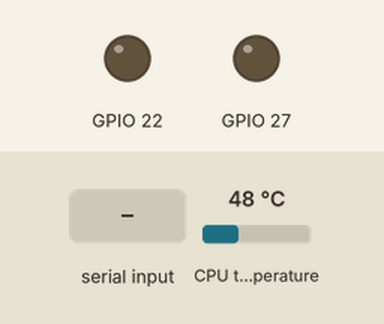
A program run on a simulated Raspberry Pi (BCM pin numbers). Parts: output pins drawn as LEDs (lit = HIGH). The inputs (shaded band) are chosen by the test bench; at power-on: CPU temperature 48 °C. Threads take turns every 2 ms; library files of the repository ran but are not shown: sx126x.py; what the program prints to the terminal is not drawn.

Above: at 4.2 s.
4.3 s: "5" typed at the terminal, then Enter
At 5.5 s:
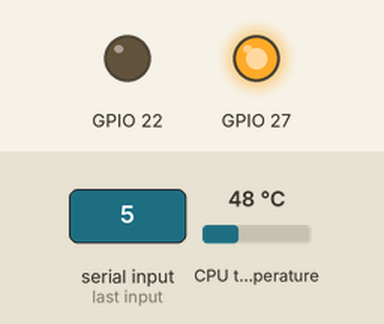
5.8 s: "90" typed at the terminal, then Enter
Timing chart, 0 to 11.7 s (numbered marks = the images above; inputs shaded):
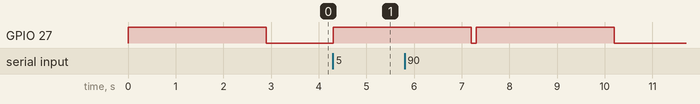

Measured:
- after the input at 4.3 s, GPIO 27: LOW → HIGH at once

The program:

txRxDuplex.py
```python
import sys
import sx126x
import threading
import time
import termios
import tty

# Setup terminal for capturing input
old_settings = termios.tcgetattr(sys.stdin)
tty.setcbreak(sys.stdin.fileno())

# Function to read user input for device address
def read_device_address():
    while True:
        try:
            return int(input("Enter the current device address (1-255): "))
        except ValueError:
            print("Invalid input. Please enter a valid integer.")

# Initialize the SX126x node
node = sx126x.sx126x(serial_num="/dev/ttyS0", freq=433, addr=0, power=22, rssi=False)

# Function to receive data continuously
def receive_data():
    while True:
        try:
            received_data = node.receive()
            if received_data:
                print(f"Received data from address {node.rx_addr}: {received_data}")
            else:
                print("No data received")
        except Exception as e:
            print(f"Error receiving data: {e}")
        time.sleep(0.1)

# Function to send data every 10 seconds
def send_data(destination_address):
    while True:
        # Send temperature to destination address
        node.set(node.freq, destination_address, node.power, node.rssi)
        node.send("CPU Temperature: " + str(get_cpu_temp()) + " C")
        print(f"Sent data to {destination_address}")
        time.sleep(10)  # Send every 10 seconds, not 2 seconds

# Function to get CPU temperature
def get_cpu_temp():
    try:
        with open("/sys/class/thermal/thermal_zone0/temp") as temp_file:
            cpu_temp = temp_file.read()
            return float(cpu_temp) / 1000
    except Exception as e:
        print(f"Error reading CPU temperature: {e}")
        return 0.0

# Main program logic
try:
    # Get current device address
    current_device_address = read_device_address()
    print(f"Current device address: {current_device_address}")

    # Set device address
    node.addr = current_device_address
    node.set(node.freq, node.addr, node.power, node.rssi)

    # Ask for the destination address
    destination_address = int(input("Enter the destination address (1-255): "))
    print(f"Sending and receiving data to/from address {destination_address}")

    # Start receiving data in a separate thread
    receive_thread = threading.Thread(target=receive_data)
    receive_thread.daemon = True  # This allows the thread to exit when the program exits
    receive_thread.start()

    # Start sending data to the destination address
    send_data(destination_address)

except KeyboardInterrupt:
    print("\nProgram interrupted by user.")
finally:
    # Reset terminal settings
    termios.tcsetattr(sys.stdin, termios.TCSADRAIN, old_settings)
```
